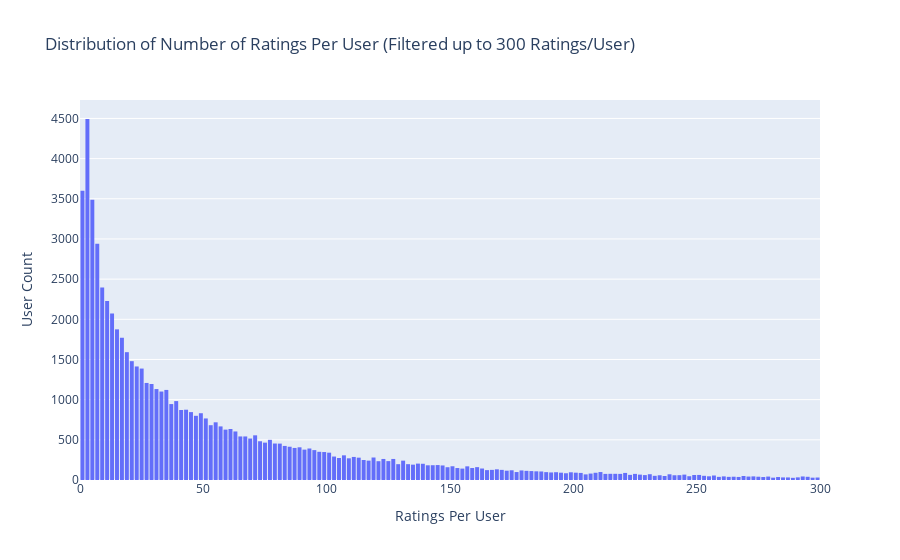

The cell this chart's notebook holds for it:
### Code cell
# Defining x axis values (filtering the user_ratings of user that rated up to 300 animes)
data = merged2.groupby('user_id')['user_rating'].count().clip(upper=300)

trace = go.Histogram(x = data.values,
                     name = 'Ratings',
                     xbins = dict(start = 0,
                                  end = 300,
                                  size = 2))
layout = go.Layout(title = 'Distribution of Number of Ratings Per User (Filtered up to 300 Ratings/User)',
                   xaxis = dict(title = 'Ratings Per User'),
                   yaxis = dict(title = 'User Count'),
                   bargap = 0.2)

fig = go.Figure(data=[trace], layout=layout)
iplot(fig)

### Figure 1 — Plotly figure (JSON) as saved in the notebook; plotly's stock layout.template omitted (floating-point values rounded to 4 significant figures; data arrays with more than 128 entries replaced by an {"elided": "..."} marker saying what was removed)
{"data": [{"name": "Ratings", "type": "histogram", "x": {"elided": "68840 int values"}, "xbins": {"end": 300, "size": 2, "start": 0}}], "layout": {"bargap": 0.2, "title": {"text": "Distribution of Number of Ratings Per User (Filtered up to 300 Ratings/User)"}, "xaxis": {"title": {"text": "Ratings Per User"}}, "yaxis": {"title": {"text": "User Count"}}}}
